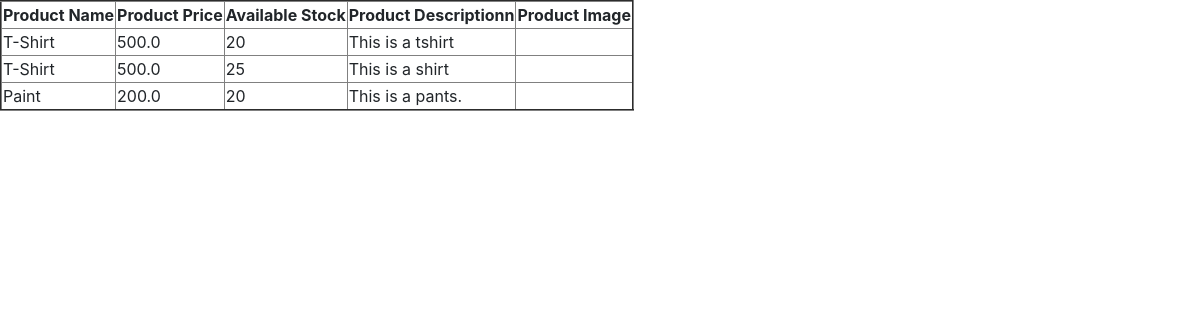
Screenshot of /demo/product/ with the database file from the repository.
### demo_app/models.py (models this page shows, shortened)
class Product(models.Model):
    product_name=models.CharField(max_length=100)
    product_price=models.FloatField()
    stock=models.IntegerField()
    product_image=models.FileField(upload_to="static/uploads",null=False)
    product_description=models.TextField()
    created_at=models.DateTimeField(auto_now_add=True)
    category=models.ForeignKey(category, on_delete=models.CASCADE,null=True)

### demo_app/views.py (the view)
# urls.py: path('product/',views.show_product),
def show_product(request):
    products=Product.objects.all()
    context={
        'products':products
    }
    return render(request,'demo/index.html',context)

### demo_app/templates/demo/index.html (shortened to what this page needs)
{% extends 'layouts.html' %}  {% block main_content %}
<table border="2">
    <thead>
        <tr>
            <th>Product Name</th>
            <th>Product Price</th>
            <th>Available Stock</th>
            <th>Product Descriptionn</th>
            <th>Product Image</th>
        </tr>
    </thead>
    <tbody>
        {% for post in products %}
        <tr>
            <td>{{ post.product_name }}</td>
            <td>{{ post.product_price }}</td>
            <td>{{ post.stock }}</td>
            <td>{{ post.product_description }}</td>
            <td><img src="/{{ post.product_image }}" alt="" width="150"></td>
        </tr>
        {% endfor %}
    </tbody>
</table>
{% endblock %}

### templates/layouts.html (shortened to what this page needs)
<!DOCTYPE html>
<html lang="en">
<head>
    <link rel="stylesheet" href="https://cdn.jsdelivr.net/npm/bootstrap@4.6.2/dist/css/bootstrap.min.css">
</head>
<body>
    <div class="main">
        {% block main_content %} {% endblock %}
    </div>
</body>
</html>

### rows the page displays
Product: product_name "T-Shirt", product_price "500.0", stock "20", product_description "This is a tshirt"
Product: product_name "T-Shirt", product_price "500.0", stock "25", product_description "This is a shirt"
Product: product_name "Paint", product_price "200.0", stock "20", product_description "This is a pants."
